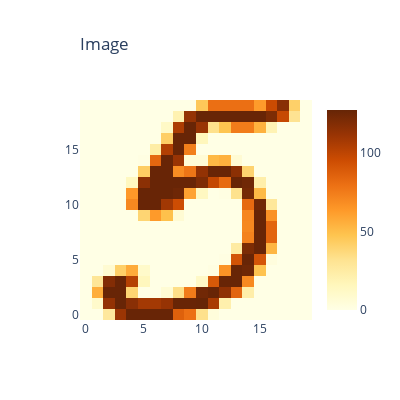
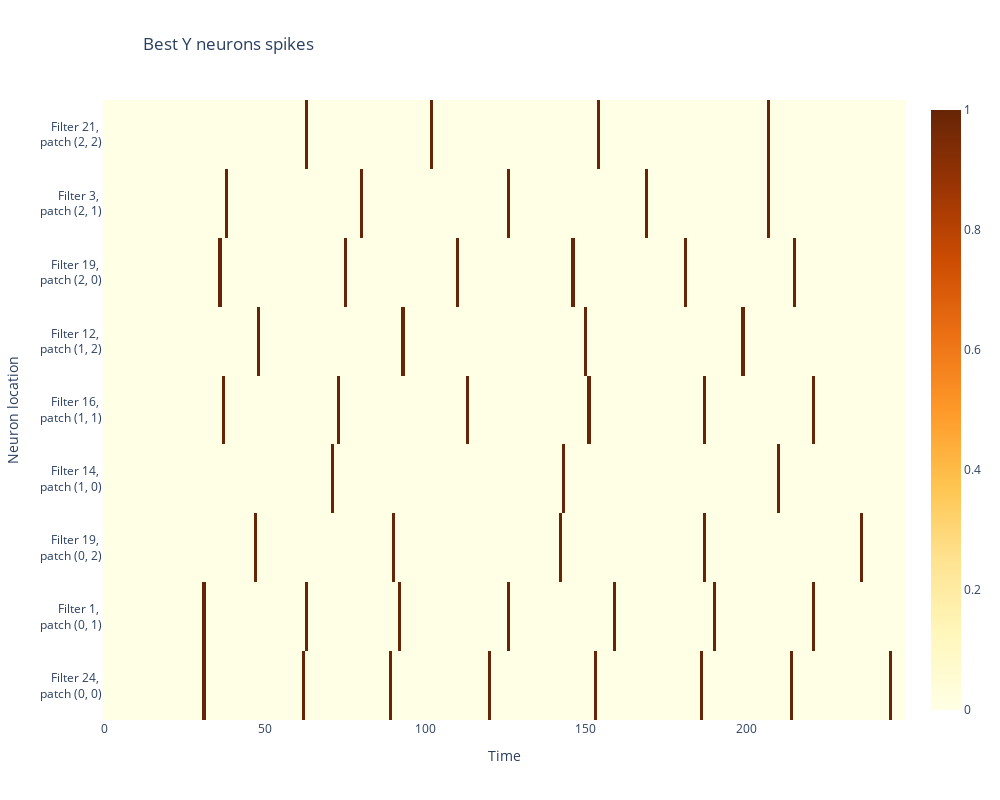

Source (notebook cell) for these figures, in order:
### Markdown cell above
To input a certain label we can use:

### Code cell
net.feed_label(5, plot=True)

### Figure 1 — Plotly figure (JSON) as saved in the notebook; plotly's stock layout.template omitted (floating-point values rounded to 4 significant figures; data arrays with more than 128 entries replaced by an {"elided": "..."} marker saying what was removed)
{"data": [{"colorscale": [[0, "rgb(255,255,229)"], [0.125, "rgb(255,247,188)"], [0.25, "rgb(254,227,145)"], [0.375, "rgb(254,196,79)"], [0.5, "rgb(254,153,41)"], [0.625, "rgb(236,112,20)"], [0.75, "rgb(204,76,2)"], [0.875, "rgb(153,52,4)"], [1, "rgb(102,37,6)"]], "type": "heatmap", "z": {"elided": "20x20 float values"}}], "layout": {"height": 400, "title": {"text": "Image", "x": 0, "xref": "paper"}, "width": 400}}

### Figure 2 — Plotly figure (JSON) as saved in the notebook; plotly's stock layout.template omitted (floating-point values rounded to 4 significant figures; data arrays with more than 128 entries replaced by an {"elided": "..."} marker saying what was removed)
{"data": [{"colorscale": [[0, "rgb(255,255,229)"], [0.125, "rgb(255,247,188)"], [0.25, "rgb(254,227,145)"], [0.375, "rgb(254,196,79)"], [0.5, "rgb(254,153,41)"], [0.625, "rgb(236,112,20)"], [0.75, "rgb(204,76,2)"], [0.875, "rgb(153,52,4)"], [1, "rgb(102,37,6)"]], "type": "heatmap", "z": {"elided": "9x250 int values"}}], "layout": {"height": 800, "showlegend": false, "title": {"text": "Best Y neurons spikes", "xref": "paper"}, "width": 1000, "xaxis": {"title": {"text": "Time"}}, "yaxis": {"tickmode": "array", "ticktext": ["Filter 24, <br> patch (0, 0)", "Filter 1, <br> patch (0, 1)", "Filter 19, <br> patch (0, 2)", "Filter 14, <br> patch (1, 0)", "Filter 16, <br> patch (1, 1)", "Filter 12, <br> patch (1, 2)", "Filter 19, <br> patch (2, 0)", "Filter 3, <br> patch (2, 1)", "Filter 21, <br> patch (2, 2)"], "tickvals": [0, 1, 2, 3, 4, 5, 6, 7, 8], "title": {"text": "Neuron location"}, "zeroline": false}}}
